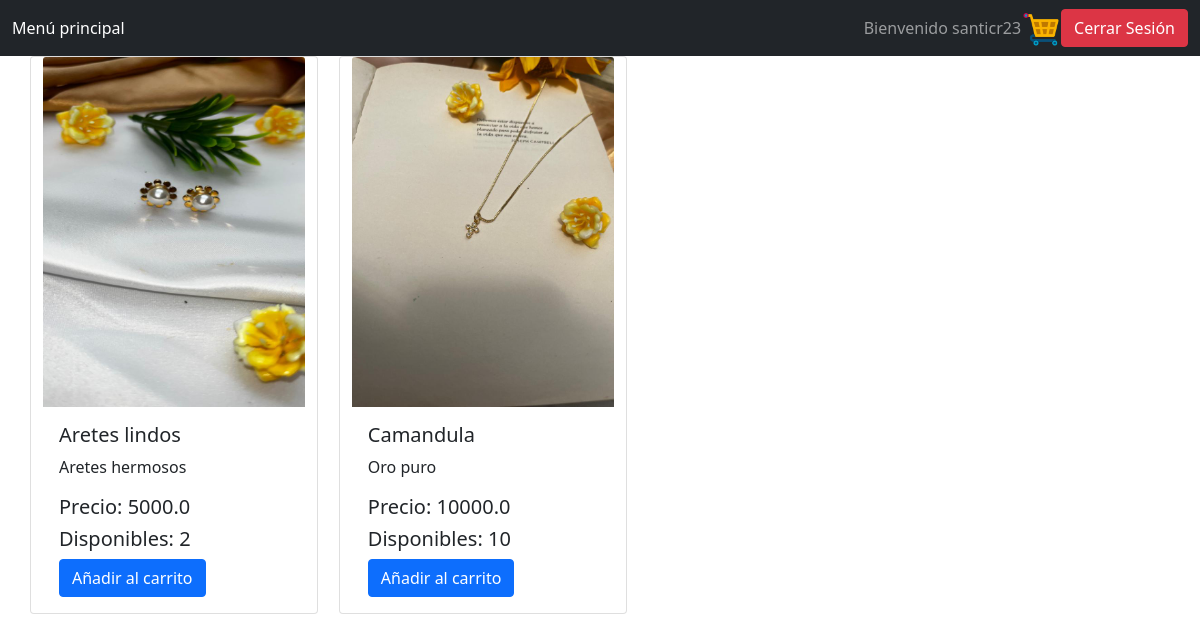
/ (signed in), run on an earlier commit of the app's database.
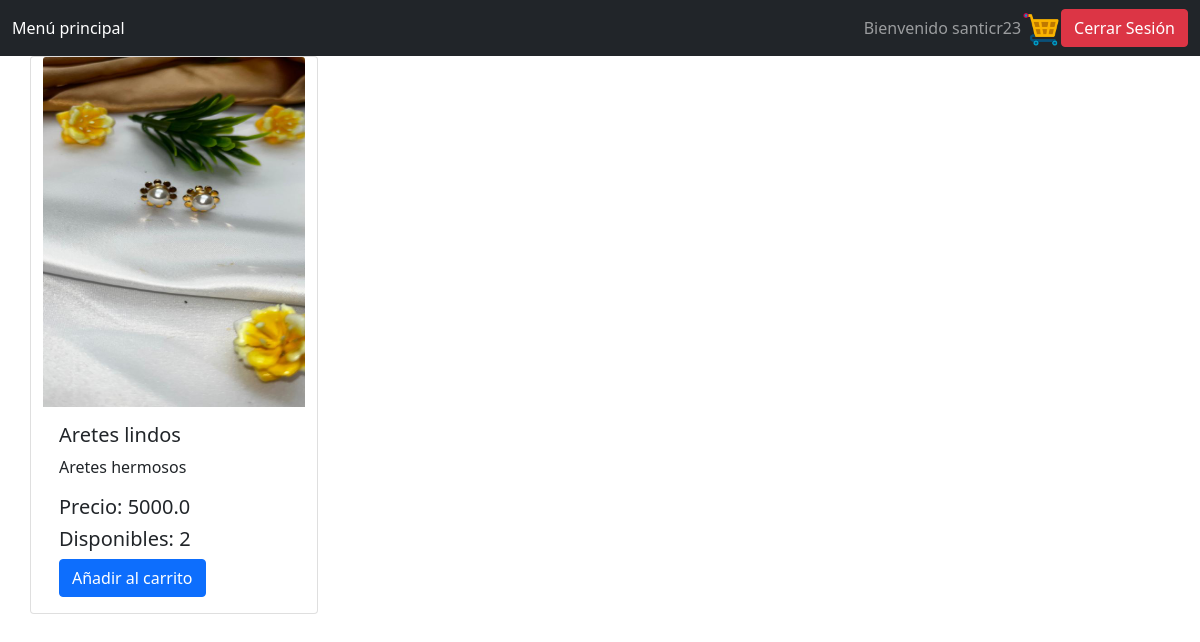
And on a later commit of the database.
### tables this page shows
CREATE TABLE Item (Id INTEGER PRIMARY KEY AUTOINCREMENT, Name TEXT, Quantity INT, Price REAL, Sold INT, Description TEXT, URL TEXT);

### app.py (the view)
@app.route('/')
def index():
    rows = c.readItems()
    flag = 0
    amount = 0
    user, admin = "", ""
    rows = list(map(list, rows))
    if "user" in session:
        user = session["user"]
        lst = c.readCart(user)
        lst = list(map(list, lst))
        for l in lst:
            ans = c.itemsToShow(l[1], l[2])
            for i in range(len(rows)):
                if rows[i][0] == l[1]:
                    rows[i][2] = ans
        amount = 0
        for it in lst:
            amount += it[2]
        flag = 1
    elif "admin" in session:
        admin = session["admin"]
        flag = 2
    print(rows[0])
    return render_template('index.html', data = rows, user = user, flag = flag, admin = admin, amount = amount)

### controller/controller_cart.py (called while the page is built)
def readCart(user):
    conn = sqlite3.connect(DB_PATH)
    cursor = conn.cursor()
    query1 = f"SELECT * FROM Cart WHERE User = '{user}'"
    rows = cursor.execute(query1)
    lst = list(rows)
    conn.close()
    return lst

### controller/controller_item.py (called while the page is built)
def readItems():
    conn = sqlite3.connect(DB_PATH)
    cursor = conn.cursor()
    query1 = "SELECT * FROM item"
    rows = list(cursor.execute(query1))
    return rows

### templates/index.html (shortened to what this page needs)
<!DOCTYPE html>
<html>
    <head>
        <link href="https://cdn.jsdelivr.net/npm/bootstrap@5.0.2/dist/css/bootstrap.min.css" rel="stylesheet">
    </head>
    <body>
        <nav class="navbar navbar-dark bg-dark">
            <div class="container-fluid">
                <ul class="navbar-nav me-auto mb-2 mb-lg-0">
                    <li class="nav-item">
                        <a class="nav-link active" aria-current="page" href="{{ url_for('index') }}">
                            Menú principal
                        </a>
                    </li>
                </ul>
                {% if flag == 0 %}
                    <a href="{{ (url_for('login')) }}">
                        <button type="submit" class="btn btn-success">Iniciar Sesión</button>
                    </a>
                    &nbsp&nbsp
                    <a href="{{ (url_for('register')) }}">
                        <button type="submit" class="btn btn-danger">Registrarse</button>
                    </a>
                {% elif flag == 1 %}
                    <span class="navbar-text">Bienvenido {{ user }} {% if amount > 0 %} {{ amount }} {% endif %}</span>
                    <a href="{{ url_for('cart') }}">
                        <img src="/static/cart.png" style="width: 2.5rem;">
                    </a>
                    <form action="{{ (url_for('logout')) }}">
                        <button type="submit" class="btn btn-danger">Cerrar Sesión</button>
                    </form>
                {% endif %}
            </div>
        </nav>
        <div class="container">
			<div class="row">
		        {% for row in data %}
                    {% if row[2] > 0%}
                        <div class="card" style="width: 18rem;">
                            <img src="{{ row[6] }}" class="card-img-top" width="350" height="350" alt="{{ row[1] }}">
                            <div class="card-body">
                                <h5 class="card-title">{{ row[1] }}</h5>
                                <p class="card-text">
                                    {{ row[5] }}
                                </p>
                                <h5>Precio: {{ row[3] }}</h5>
                                <h5>Disponibles: {{ row[2] }}</h5>
                                {% if user %}
                                <form action="{{ url_for('add_cart', itemId = row[0], user = user) }}">
                                    <button type="submit" class="btn btn-primary">Añadir al carrito</button>
                                </form>
                                {% endif %}
                            </div>
                        </div>
                    {% endif %}
		        {% endfor %}
		    </div>
		</div>
    </body>
</html>

What changed in the data, as far as the page shows it:
no longer on this page (row edited): Item: URL (picture), Name "Camandula", Description "Oro puro", Price "10000.0", Quantity "10"
